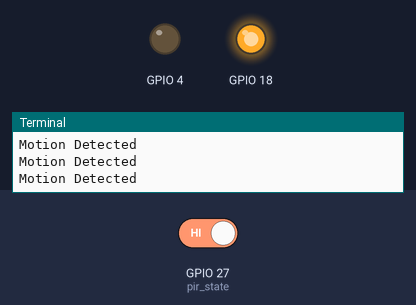
Bench run of a program on a simulated Raspberry Pi (BCM pin numbers). Shown: output pins drawn as LEDs (lit = HIGH), the last lines printed to the terminal. Inputs (shaded band) come from the test bench; at power-on: GPIO 27 (pir_state) HIGH.

Above: at 1.2 s.
1.3 s: GPIO 27 (pir_state) driven LOW
At 2.0 s:
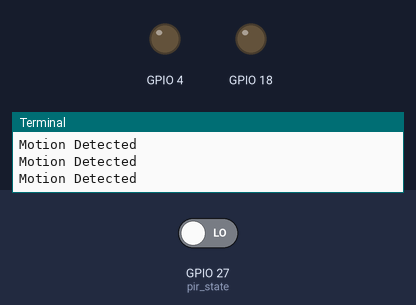
3.0 s: GPIO 27 (pir_state) driven HIGH
At 4.7 s:
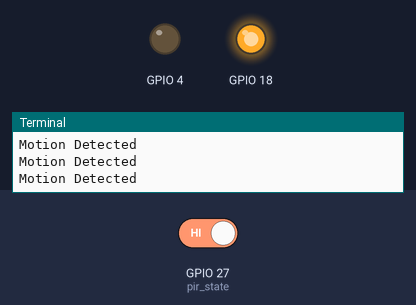
Timing chart, 0 to 6.2 s (numbered marks = the images above; inputs shaded):
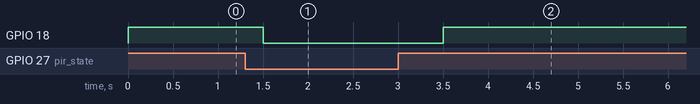

Measured:
- after the input at 1.3 s, GPIO 18: HIGH → LOW after 0.20 s
- after the input at 3.0 s, GPIO 18: LOW → HIGH after 0.50 s

The program:

GBHmission020101.py
```python
import RPi.GPIO as GPIO
import time

GPIO.setmode(GPIO.BCM)
GPIO.setup(4, GPIO.OUT)
GPIO.setup(18, GPIO.OUT)
GPIO.setup(27, GPIO.IN)

try:
    while 1:
        pir_state = GPIO.input(27)
        if pir_state == True:
            print("Motion Detected")
            GPIO.output(18, True)
            time.sleep(0.5)
            GPIO.output(18, False)
        else:
            GPIO.output(4, False)
            time.sleep(1)

except KeyboardInterrupt:
    pass

GPIO.cleanup()
```
